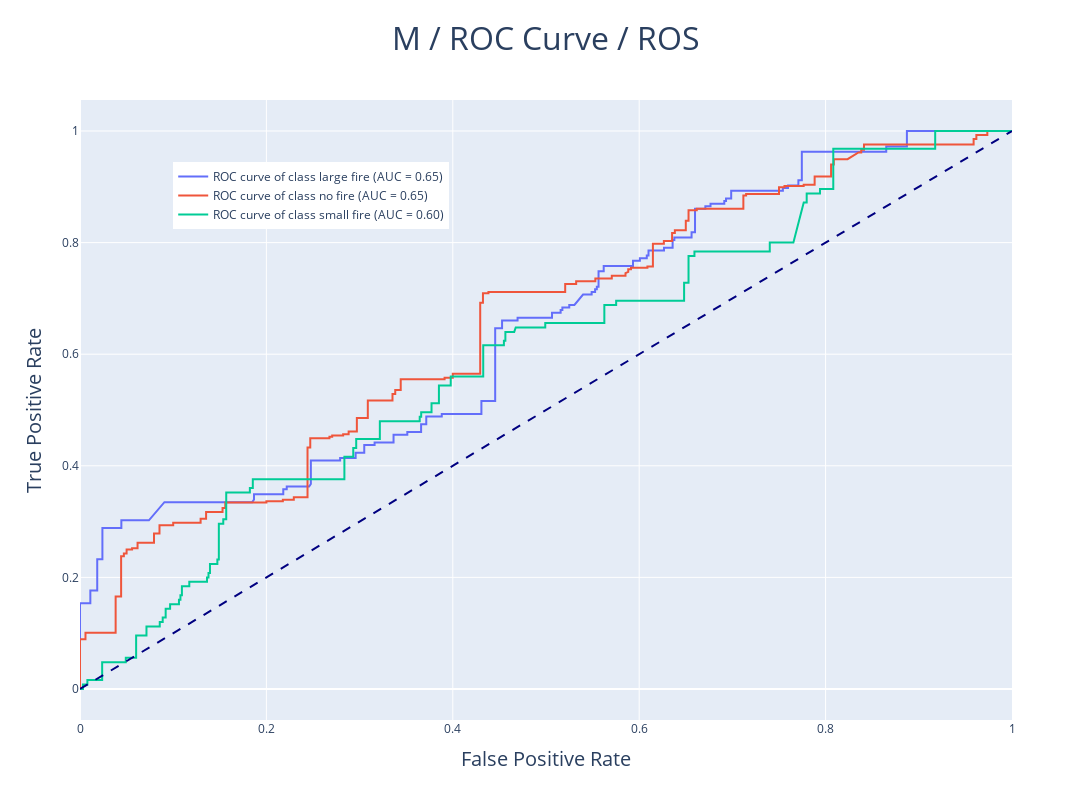

Notebook code for this chart:
### Code cell
from sklearn.metrics import roc_curve, auc
from sklearn.preprocessing import label_binarize
import plotly.graph_objects as go

# predict probabilities for the test set
y_pred_proba = clf.predict_proba(x_test)

# binarize the true labels
y_test_bin = label_binarize(y_test, classes = clf.classes_)

# calculate fpr, tpr and threshold values for each class
fpr = dict()
tpr = dict()
roc_auc = dict()
for i in range(len(clf.classes_)):
    fpr[i], tpr[i], _ = roc_curve(y_test_bin[:, i], y_pred_proba[:, i])
    roc_auc[i] = auc(fpr[i], tpr[i])

# compute micro-average ROC curve and ROC area
fpr["micro"], tpr["micro"], _ = roc_curve(y_test_bin.ravel(), y_pred_proba.ravel())
roc_auc["micro"] = auc(fpr["micro"], tpr["micro"])

# plot ROC curve for each class and micro-average ROC curve
fig = go.Figure()
class_names = clf.classes_
for i in range(len(class_names)):
    fig.add_trace(go.Scatter(x = fpr[i], y = tpr[i],
                             mode = 'lines',
                             line = dict(width=2),
                             name = 'ROC curve of class {} (AUC = {:.2f})'.format(class_names[i], roc_auc[i])))
fig.add_trace(go.Scatter(x = [0, 1], y = [0, 1],
                         mode = 'lines',
                         line = dict(color = 'navy', width = 2, dash = 'dash'),
                         showlegend = False))
fig.add_annotation(x = 0.5, y = -0.2,
                   text = "Micro-average ROC curve (AUC = {0:.2f})"
                   "\nComputed using all classes as positive samples"
                   "\n({1}-way classification)".format(roc_auc["micro"], len(class_names)),
                   showarrow = False,
                   xref = 'paper', yref = 'paper', align = 'center')

fig.update_layout(title={
                'text': 'M / ROC Curve / ROS',
                'x':0.5,
                'font':{'size' : 32}
                },
                  xaxis_title = {
                'text': 'False Positive Rate',
                'font':{'size' : 20}
                },
                  yaxis_title = {
                'text': 'True Positive Rate',
                'font':{'size' : 20}
                },
                  legend=dict(x = 0.1, y = 0.9),
                  width = 1200,
                  height = 800
                  )
fig.show()

### Figure 1 — Plotly figure (JSON) as saved in the notebook; plotly's stock layout.template omitted (floating-point values rounded to 4 significant figures; data arrays with more than 128 entries replaced by an {"elided": "..."} marker saying what was removed)
{"data": [{"line": {"width": 2}, "mode": "lines", "name": "ROC curve of class large fire (AUC = 0.65)", "type": "scatter", "x": {"elided": "199 float values"}, "y": {"elided": "199 float values"}}, {"line": {"width": 2}, "mode": "lines", "name": "ROC curve of class no fire (AUC = 0.65)", "type": "scatter", "x": {"elided": "200 float values"}, "y": {"elided": "200 float values"}}, {"line": {"width": 2}, "mode": "lines", "name": "ROC curve of class small fire (AUC = 0.60)", "type": "scatter", "x": {"elided": "192 float values"}, "y": {"elided": "192 float values"}}, {"line": {"color": "navy", "dash": "dash", "width": 2}, "mode": "lines", "showlegend": false, "type": "scatter", "x": [0, 1], "y": [0, 1]}], "layout": {"annotations": [{"align": "center", "showarrow": false, "text": "Micro-average ROC curve (AUC = 0.64)\nComputed using all classes as positive samples\n(3-way classification)", "x": 0.5, "xref": "paper", "y": -0.2, "yref": "paper"}], "height": 800, "legend": {"x": 0.1, "y": 0.9}, "title": {"font": {"size": 32}, "text": "M / ROC Curve / ROS", "x": 0.5}, "width": 1200, "xaxis": {"title": {"font": {"size": 20}, "text": "False Positive Rate"}}, "yaxis": {"title": {"font": {"size": 20}, "text": "True Positive Rate"}}}}
